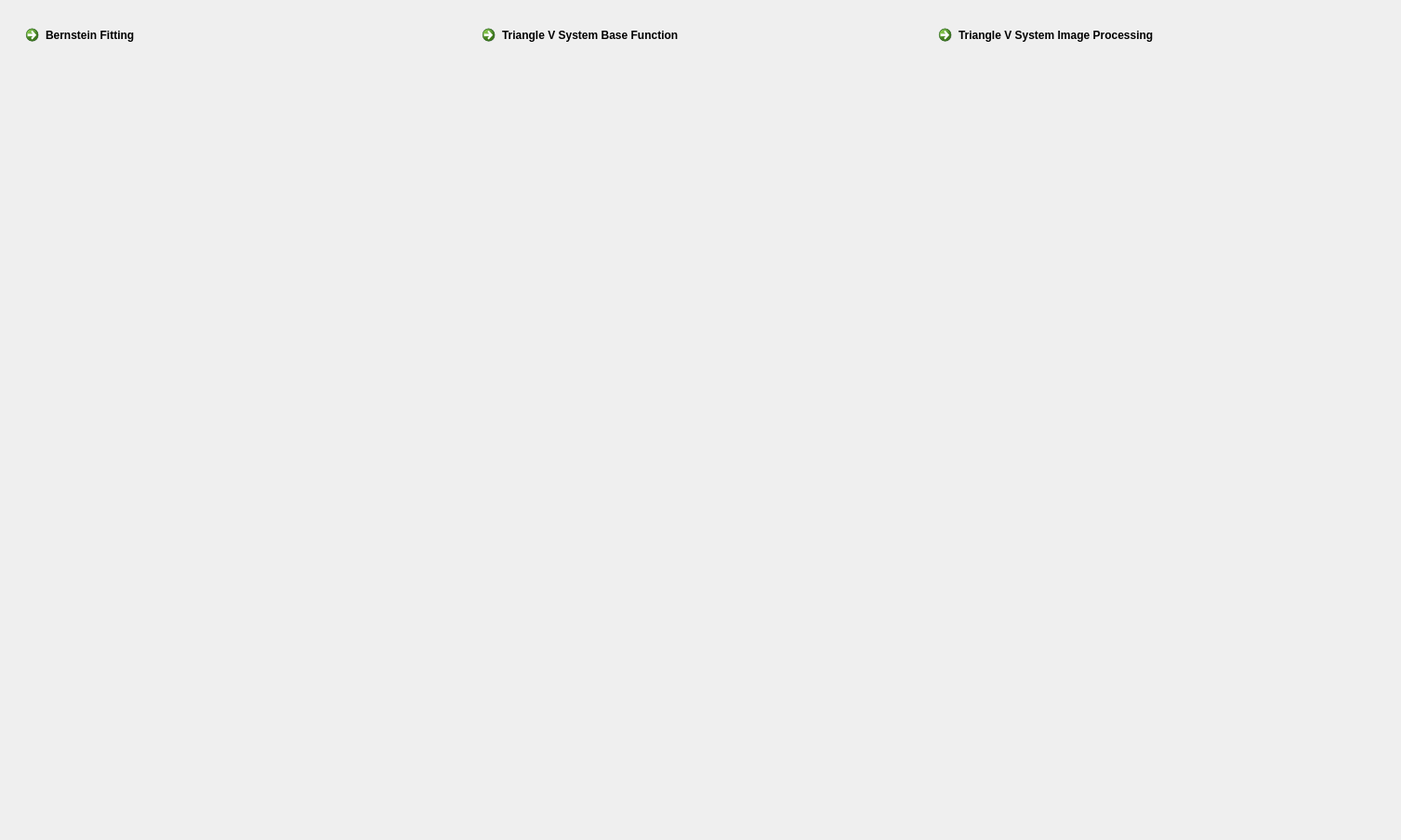
<?xml version="1.0" encoding="UTF-8"?>
<ui version="4.0">
 <class>TriangleVWindow</class>
 <widget class="QWidget" name="TriangleVWindow">
  <property name="geometry">
   <rect>
    <x>0</x>
    <y>0</y>
    <width>1507</width>
    <height>904</height>
   </rect>
  </property>
  <property name="windowTitle">
   <string>TriangleVWindow</string>
  </property>
  <layout class="QVBoxLayout" name="verticalLayout">
   <item>
    <widget class="QWidget" name="function_widget" native="true">
     <property name="maximumSize">
      <size>
       <width>16777215</width>
       <height>50</height>
      </size>
     </property>
     <layout class="QHBoxLayout" name="horizontalLayout">
      <item>
       <widget class="QCommandLinkButton" name="bernstein_fitting_btn">
        <property name="text">
         <string>Bernstein Fitting</string>
        </property>
       </widget>
      </item>
      <item>
       <widget class="QCommandLinkButton" name="triangle_v_base_function_btn">
        <property name="text">
         <string>Triangle V System Base Function</string>
        </property>
       </widget>
      </item>
      <item>
       <widget class="QCommandLinkButton" name="triangle_v_image_processing_btn">
        <property name="text">
         <string>Triangle V System Image Processing</string>
        </property>
       </widget>
      </item>
     </layout>
    </widget>
   </item>
   <item>
    <widget class="QWidget" name="work_widget" native="true"/>
   </item>
  </layout>
 </widget>
 <resources/>
 <connections/>
</ui>
